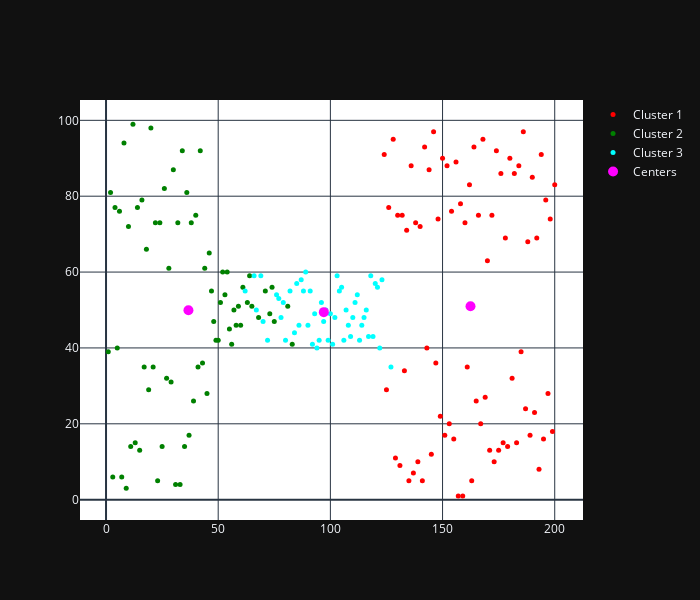

Source (notebook cell):
### Code cell
fig = go.Figure()

fig.update_layout(plot_bgcolor="white", width=700, height=600)


for i in range(k):
    fig.add_trace(
        go.Scatter(
            x=groups[i][:, 0],
            y=groups[i][:, 3],
            mode="markers",
            marker=dict(size=5, color=color[i]),
            name=f"Cluster {i+1}",
        )
    )

fig.add_trace(
    go.Scatter(
        x=centers[:, 0],
        y=centers[:, 3],
        mode="markers",
        marker=dict(size=10, color=color[3]),
        name="Centers",
    )
)

fig.show()

### Figure 1 — Plotly figure (JSON) as saved in the notebook; plotly's stock layout.template omitted (floating-point values rounded to 4 significant figures)
{"data": [{"marker": {"color": "red", "size": 5}, "mode": "markers", "name": "Cluster 1", "type": "scatter", "x": [124, 125, 126, 128, 129, 130, 131, 132, 133, 134, 135, 136, 137, 138, 139, 140, 141, 142, 143, 144, 145, 146, 147, 148, 149, 150, 151, 152, 153, 154, 155, 156, 157, 158, 159, 160, 161, 162, 163, 164, 165, 166, 167, 168, 169, 170, 171, 172, 173, 174, 175, 176, 177, 178, 179, 180, 181, 182, 183, 184, 185, 186, 187, 188, 189, 190, 191, 192, 193, 194, 195, 196, 197, 198, 199, 200], "y": [91, 29, 77, 95, 11, 75, 9, 75, 34, 71, 5, 88, 7, 73, 10, 72, 5, 93, 40, 87, 12, 97, 36, 74, 22, 90, 17, 88, 20, 76, 16, 89, 1, 78, 1, 73, 35, 83, 5, 93, 26, 75, 20, 95, 27, 63, 13, 75, 10, 92, 13, 86, 15, 69, 14, 90, 32, 86, 15, 88, 39, 97, 24, 68, 17, 85, 23, 69, 8, 91, 16, 79, 28, 74, 18, 83]}, {"marker": {"color": "green", "size": 5}, "mode": "markers", "name": "Cluster 2", "type": "scatter", "x": [1, 2, 3, 4, 5, 6, 7, 8, 9, 10, 11, 12, 13, 14, 15, 16, 17, 18, 19, 20, 21, 22, 23, 24, 25, 26, 27, 28, 29, 30, 31, 32, 33, 34, 35, 36, 37, 38, 39, 40, 41, 42, 43, 44, 45, 46, 47, 48, 49, 50, 51, 52, 53, 54, 55, 56, 57, 58, 59, 60, 61, 63, 64, 65, 68, 71, 73, 74, 75, 81, 83], "y": [39, 81, 6, 77, 40, 76, 6, 94, 3, 72, 14, 99, 15, 77, 13, 79, 35, 66, 29, 98, 35, 73, 5, 73, 14, 82, 32, 61, 31, 87, 4, 73, 4, 92, 14, 81, 17, 73, 26, 75, 35, 92, 36, 61, 28, 65, 55, 47, 42, 42, 52, 60, 54, 60, 45, 41, 50, 46, 51, 46, 56, 52, 59, 51, 48, 55, 49, 56, 47, 51, 41]}, {"marker": {"color": "cyan", "size": 5}, "mode": "markers", "name": "Cluster 3", "type": "scatter", "x": [62, 66, 67, 69, 70, 72, 76, 77, 78, 79, 80, 82, 84, 85, 86, 87, 88, 89, 90, 91, 92, 93, 94, 95, 96, 97, 98, 99, 100, 101, 102, 103, 104, 105, 106, 107, 108, 109, 110, 111, 112, 113, 114, 115, 116, 117, 118, 119, 120, 121, 122, 123, 127], "y": [55, 59, 50, 59, 47, 42, 54, 53, 48, 52, 42, 55, 44, 57, 46, 58, 55, 60, 46, 55, 41, 49, 40, 42, 52, 47, 50, 42, 49, 41, 48, 59, 55, 56, 42, 50, 46, 43, 48, 52, 54, 42, 46, 48, 50, 43, 59, 43, 57, 56, 40, 58, 35]}, {"marker": {"color": "magenta", "size": 10}, "mode": "markers", "name": "Centers", "type": "scatter", "x": [162.5, 36.73, 97.08], "y": [51.0, 49.92, 49.43]}], "layout": {"height": 600, "plot_bgcolor": "white", "width": 700}}
